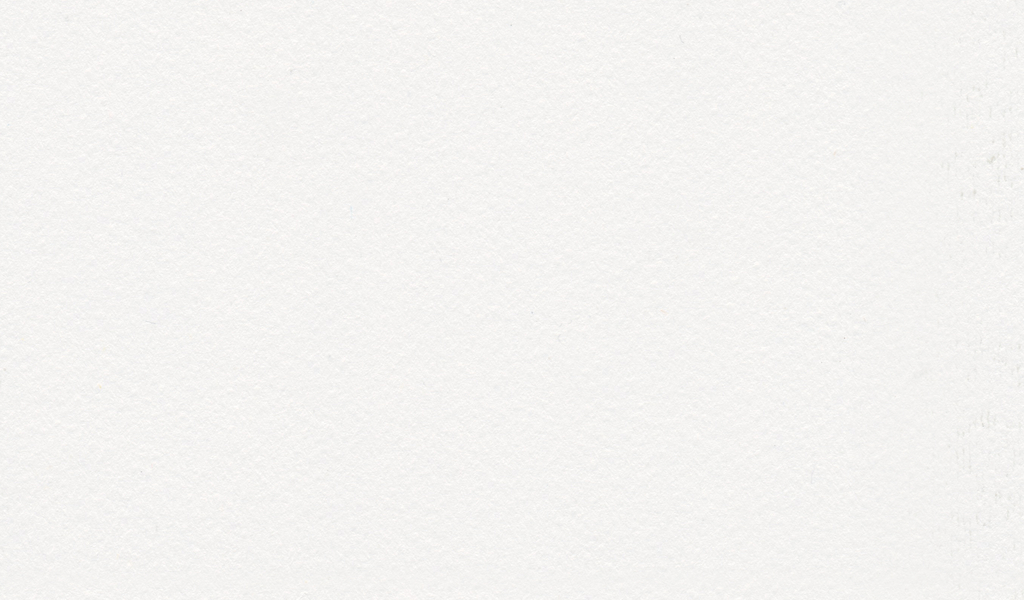
#> input picture Content/SourceArt/Dice/Paper001_1K-JPG/Paper001_1K-JPG_Color.jpg, 1024 x 600 px
$ python generate_dice_faces.py
#> lines starting #> are read from the running program, lines starting #| are printed output that depends on the picture
from pathlib import Path

from PIL import Image, ImageDraw, ImageEnhance


ROOT = Path(__file__).resolve().parents[2]
SOURCE_DIR = ROOT / "Content" / "SourceArt" / "Dice"
OUTPUT_DIR = SOURCE_DIR / "Generated"

PAPER_TEXTURE = SOURCE_DIR / "Paper001_1K-JPG" / "Paper001_1K-JPG_Color.jpg"


def build_base_face() -> Image.Image:
    base = Image.open(PAPER_TEXTURE).convert("RGB")
#> base is the input picture: PIL image 1024x600 RGB; mean R, G, B 244.5, 243.5, 241.5
    width, height = base.size
#> width = 1024; height = 600
    crop_size = min(width, height)
#> crop_size = 600
    left = (width - crop_size) // 2
#> left = 212
    top = (height - crop_size) // 2
#> top = 0
    base = base.crop((left, top, left + crop_size, top + crop_size))
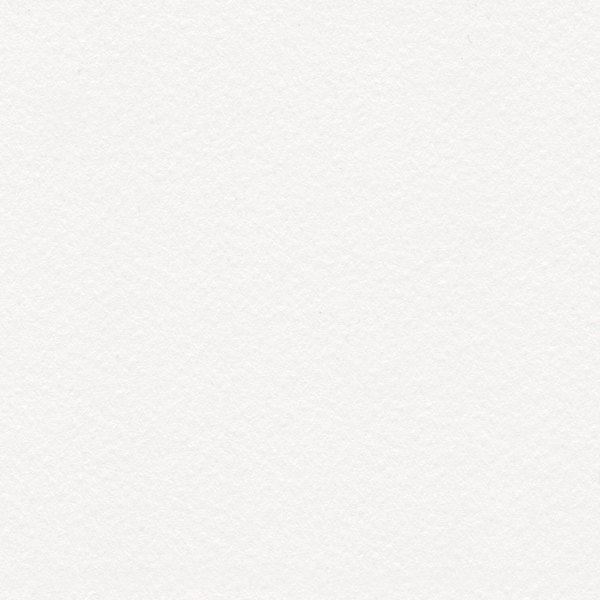
#> base: PIL image 600x600 RGB; mean R, G, B 244.6, 243.6, 241.7
    base = base.resize((512, 512), Image.Resampling.LANCZOS)
#> base: PIL image 512x512 RGB

    base = ImageEnhance.Color(base).enhance(0.22)
    base = ImageEnhance.Brightness(base).enhance(1.18)
    base = ImageEnhance.Contrast(base).enhance(0.80)

    overlay = Image.new("RGBA", base.size, (232, 244, 238, 132))
    base = Image.alpha_composite(base.convert("RGBA"), overlay)
#> base: PIL image 512x512 RGBA

    draw = ImageDraw.Draw(base)
    draw.rounded_rectangle(
        (18, 18, 494, 494),
        radius=44,
        outline=(116, 164, 154, 255),
        width=14,
    )

    return base


def main() -> None:
    OUTPUT_DIR.mkdir(parents=True, exist_ok=True)
    build_base_face().save(OUTPUT_DIR / "T_DiceFace_Base.png")
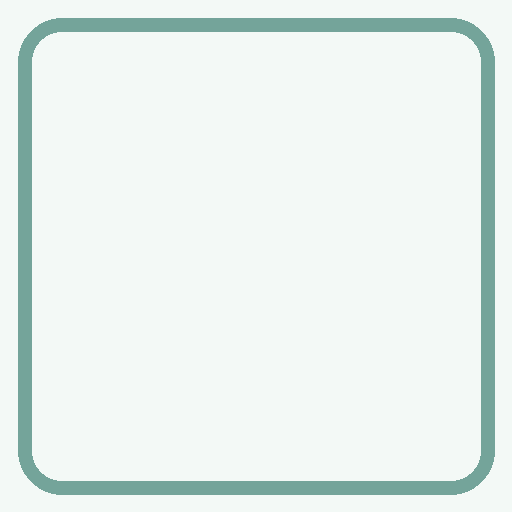
#> saved as T_DiceFace_Base.png: PIL image 512x512 RGBA; mean R, G, B, A 230.9, 240.9, 237.2, 255


if __name__ == "__main__":
    main()
